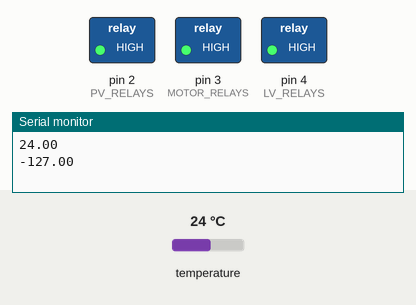
This sketch was run on a simulated Arduino Uno, built with avr-gcc and run on an emulated ATmega328P. Parts: switched loads named in the sketch (green lamp = pin HIGH), the last lines printed to the serial monitor. Inputs (shaded band) come from the test bench; at power-on: temperature 24 °C.

Above: at 1.5 s.
1.6 s: temperature set to 39.4 °C
3.5 s: temperature set to 40.4 °C
At 5.0 s:
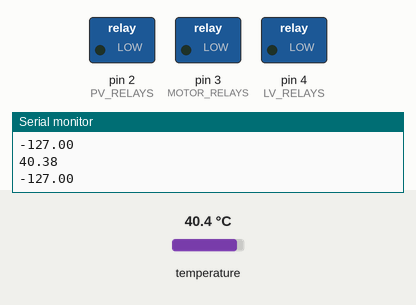
Timing chart, 0 to 6.5 s (numbered marks = the images above; inputs shaded):
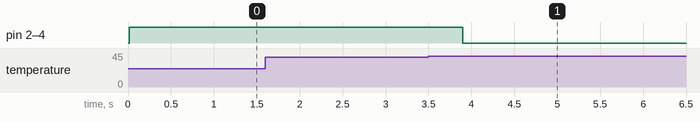

Measured:
- the behaviour switches between 39.9 and 40 °C on temperature (found by bisection; images 0 and 1)
- after the input at 3.5 s, pin 2 (PV_RELAYS), pin 3 (MOTOR_RELAYS), pin 4 (LV_RELAYS): HIGH → LOW after 0.40 s

The sketch:

DS18B20_TemperatureSensorNode.ino
```cpp
#include <OneWire.h>
#include <DallasTemperature.h>

// Data wire is plugged into pin 8 on the Arduino
#define ONE_WIRE_BUS 8

// Relay control output pins
#define PV_RELAYS 2
#define MOTOR_RELAYS 3
#define LV_RELAYS 4

// Maximum temperature is set here
#define MAX_TEMP 40

// Setup a oneWire instance to communicate with any OneWire devices
// (not just Maxim/Dallas temperature ICs)
OneWire oneWire(ONE_WIRE_BUS);

// Pass our oneWire reference to Dallas Temperature.
DallasTemperature sensors(&oneWire);

void setup(void)
{
  // start serial port
  Serial.begin(9600);
  // Start up the library
  sensors.begin();
  // Serial Only used for Debugging Purposes

  pinMode(PV_RELAYS,OUTPUT);
  pinMode(MOTOR_RELAYS,OUTPUT);
  pinMode(LV_RELAYS,OUTPUT);

  //Switch relays on intially
  digitalWrite(PV_RELAYS, HIGH);
  digitalWrite(MOTOR_RELAYS, HIGH);
  digitalWrite(LV_RELAYS, HIGH);
}


void loop(void)
{
  int SensorsConnected = 2;
  int Sensor;
  //scanSensors(); // Detects number of sensors and sets global variable maxsensors
  // call sensors.requestTemperatures() to issue a global temperature
  // request to all devices on the bus
  //Serial.print(" Requesting temperatures...");
  sensors.requestTemperatures(); // Send the command to get temperatures
  //Serial.println("DONE");
  /*************************************************************/
  for(Sensor = 0; Sensor< SensorsConnected; Sensor++){
    Serial.print(sensors.getTempCByIndex(Sensor)); //Prints temperature to serial. Replace with CAN BUS output instead
    Serial.print("\n");
    if (sensors.getTempCByIndex(Sensor) >= MAX_TEMP){
        digitalWrite(PV_RELAYS, LOW);
        digitalWrite(MOTOR_RELAYS, LOW); // Switch Relays off if Batteries get too hot.
        digitalWrite(LV_RELAYS, LOW);
    }
  }
  /*************************************************************/


}
```
